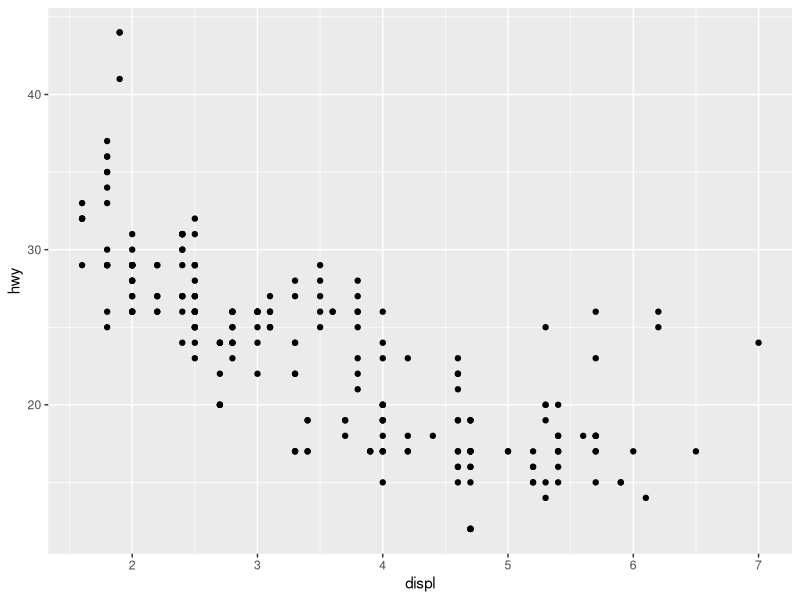
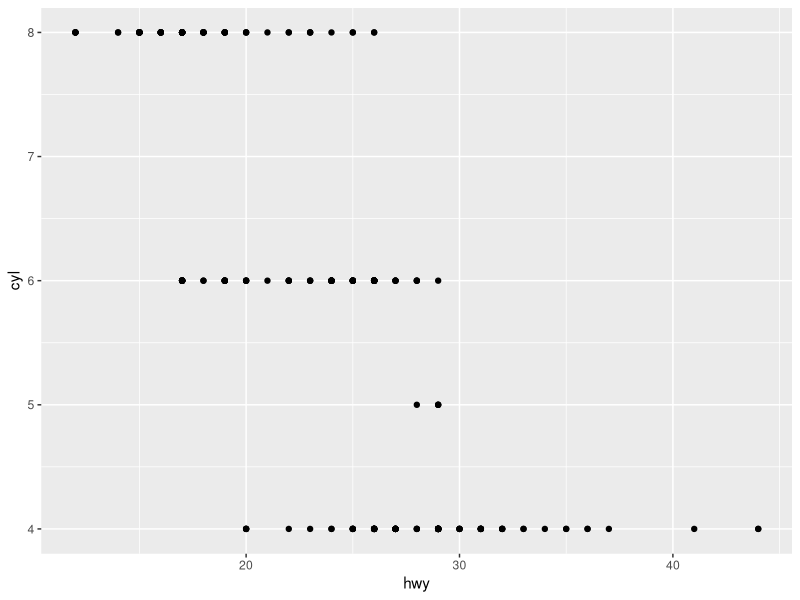
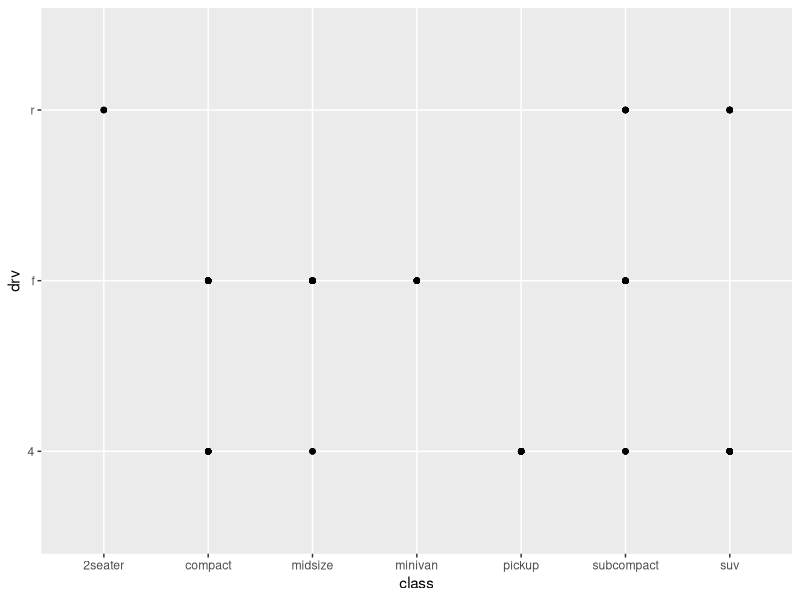
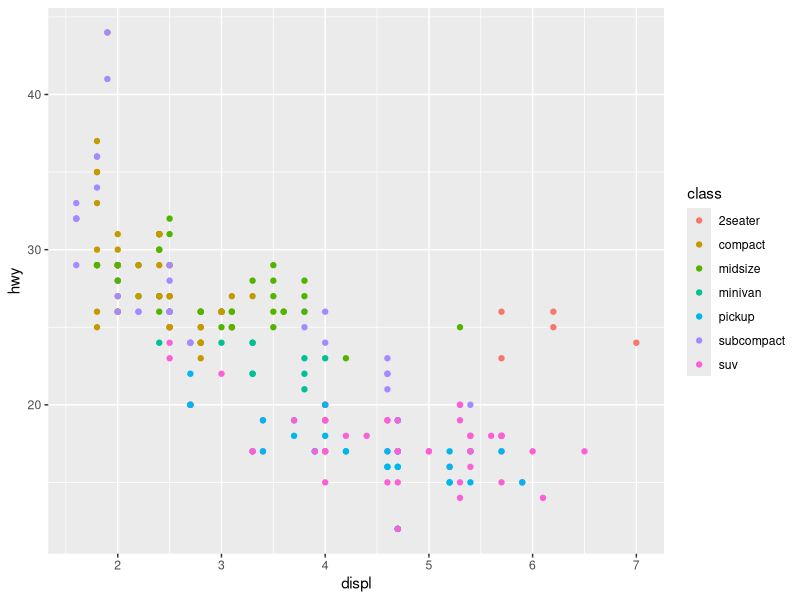
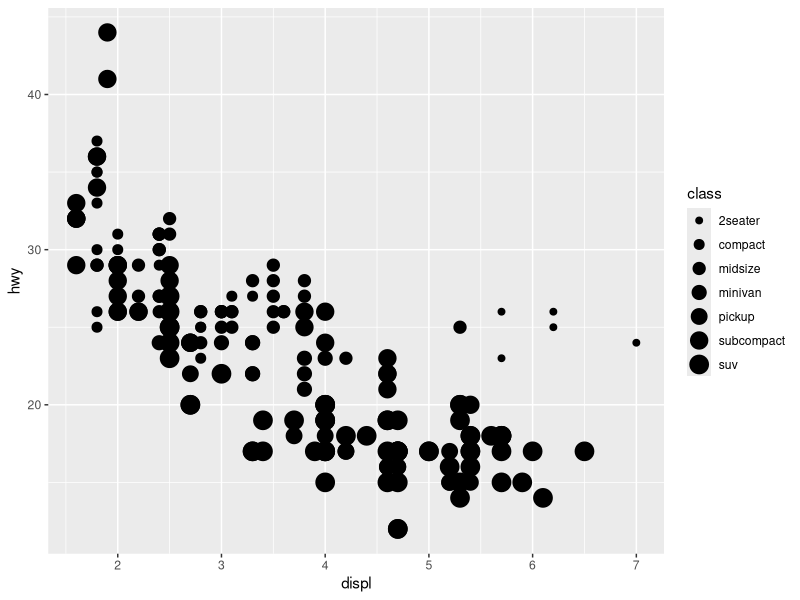
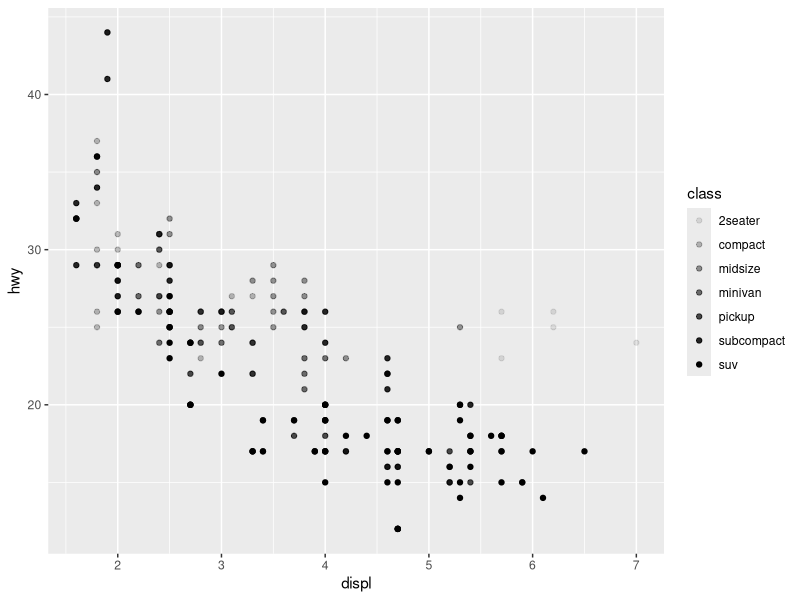
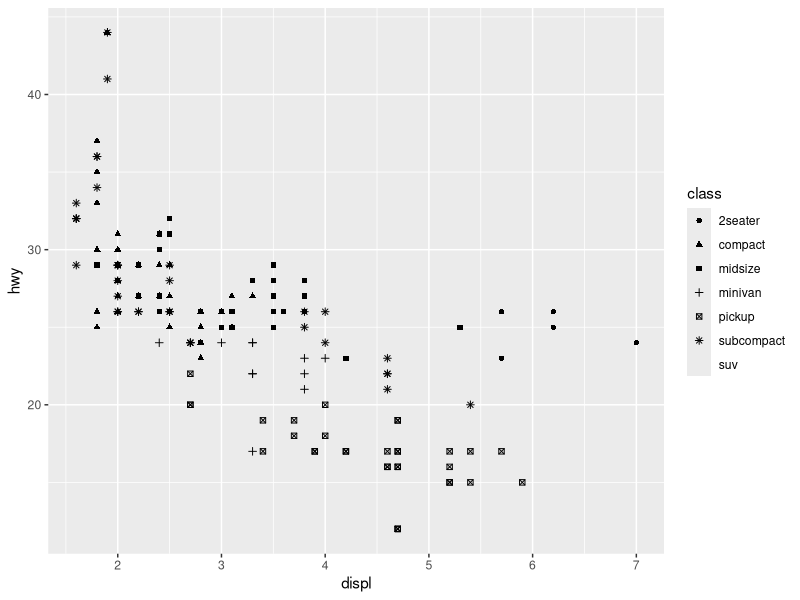
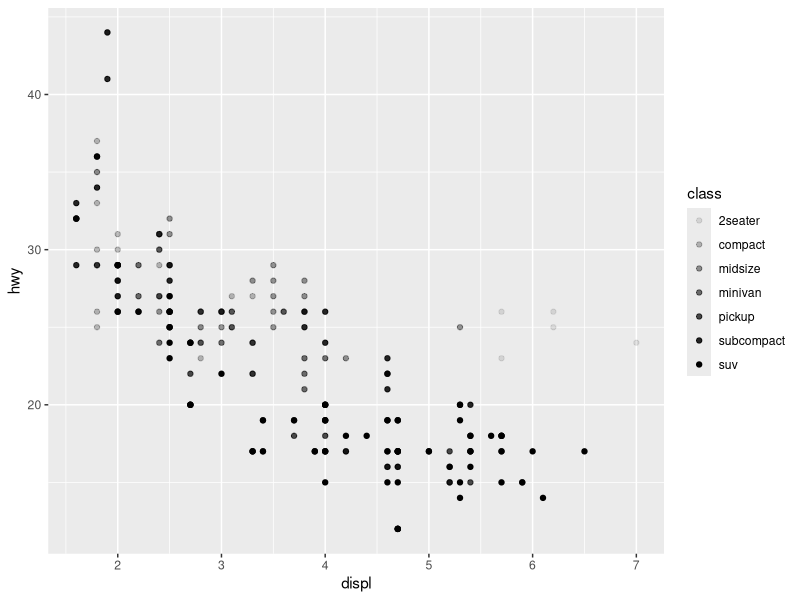

These charts were generated, in order, by the following R code:
## ---- chunk 1
knitr::opts_chunk$set(echo = FALSE)
## ---- chunk 2
library(tidyverse)
#> Loading tidyverse: ggplot2
#> Loading tidyverse: tibble
#> Loading tidyverse: tidyr
#> Loading tidyverse: readr
#> Loading tidyverse: purrr
#> Loading tidyverse: dplyr
#> Conflicts with tidy packages ----------------------------------------------
#> filter(): dplyr, stats
#> lag():    dplyr, stats
## ---- chunk 3
ggplot2::mpg
## ---- chunk 4
ggplot(data = mpg) + 
  geom_point(mapping = aes(x = displ, y = hwy))
## ---- chunk 5
?mpg
## ---- chunk 6
ggplot(data = mpg) + 
     geom_point(mapping = aes(x = hwy, y = cyl))
## ---- chunk 7
ggplot(data = mpg) + 
    geom_point(mapping = aes(x = class, y = drv))
## ---- chunk 8
ggplot(data = mpg) + 
    geom_point(mapping = aes(x = displ, y = hwy, color = class))
## ---- chunk 9
ggplot(data = mpg) + 
     geom_point(mapping = aes(x = displ, y = hwy, size = class))
## ---- chunk 10
# Left
ggplot(data = mpg) + 
    geom_point(mapping = aes(x = displ, y = hwy, alpha = class))

# Right
ggplot(data = mpg) + 
  geom_point(mapping = aes(x = displ, y = hwy, shape = class))
## ---- chunk 11
ggplot(data = mpg) + 
    geom_point(mapping = aes(x = displ, y = hwy, alpha = class))
## ---- chunk 12
ggplot(data = mpg) + 
    geom_point(mapping = aes(x = displ, y = hwy), color = "blue")
## ---- chunk 13
ggplot(data = mpg) + 
    geom_point(mapping = aes(x = displ, y = hwy, color = year))
## ---- chunk 14
ggplot(data = mpg) + 
    geom_point(mapping = aes(x = displ, y = hwy, color = year,size=year))
## ---- chunk 15
ggplot(data = mpg) + 
    geom_point(mapping = aes(x = displ, y = hwy, color = year,stroke=year))
## ---- chunk 16
ggplot(data = mpg) + 
    geom_point(mapping = aes(x = displ, y = hwy,stroke=year))
## ---- chunk 17
ggplot(data = mpg) + 
    geom_point(mapping = aes(x = displ, y = hwy,stroke=year),colour = "pink", size = 4,stroke=8)
## ---- chunk 18
ggplot(data = mpg) + 
    geom_point(mapping = aes(x = displ, y = hwy,stroke=year),colour = "pink", size = 1,stroke=1)
## ---- chunk 19
ggplot(data = mpg) + 
    geom_point(mapping = aes(x = displ, y = hwy,stroke=year),shape = 21, colour = "black", fill = "white", size = 5, stroke = 5)
## ---- chunk 20
ggplot(data = mpg) + 
    geom_point(mapping = aes(x = displ, y = hwy,stroke=year),shape = 21, colour = "white", fill = "purple", size = 2, stroke = 2)
## ---- chunk 21
ggplot(data = mpg) + 
    geom_point(mapping = aes(x = displ, y = hwy),shape = 21, colour = "white", fill = "purple", size = 2, stroke = 2)
## ---- chunk 22
ggplot(data = mpg) + 
    geom_point(mapping = aes(x = displ, y = hwy,colour = displ < 5))
## ---- chunk 23
ggplot(data = mpg) + 
  geom_point(mapping = aes(x = displ, y = hwy)) + 
  facet_wrap(~ class, nrow = 1)
## ---- chunk 24
ggplot(data = mpg) + 
  geom_point(mapping = aes(x = displ, y = hwy)) + 
  facet_grid(drv ~ cyl)
## ---- chunk 25
ggplot(data = mpg) + 
  geom_point(mapping = aes(x = displ, y = hwy)) + 
  facet_wrap(~ cty)
## ---- chunk 26
ggplot(data = mpg) + 
  geom_point(mapping = aes(x = displ, y = hwy)) + 
  facet_grid(.~ class)
